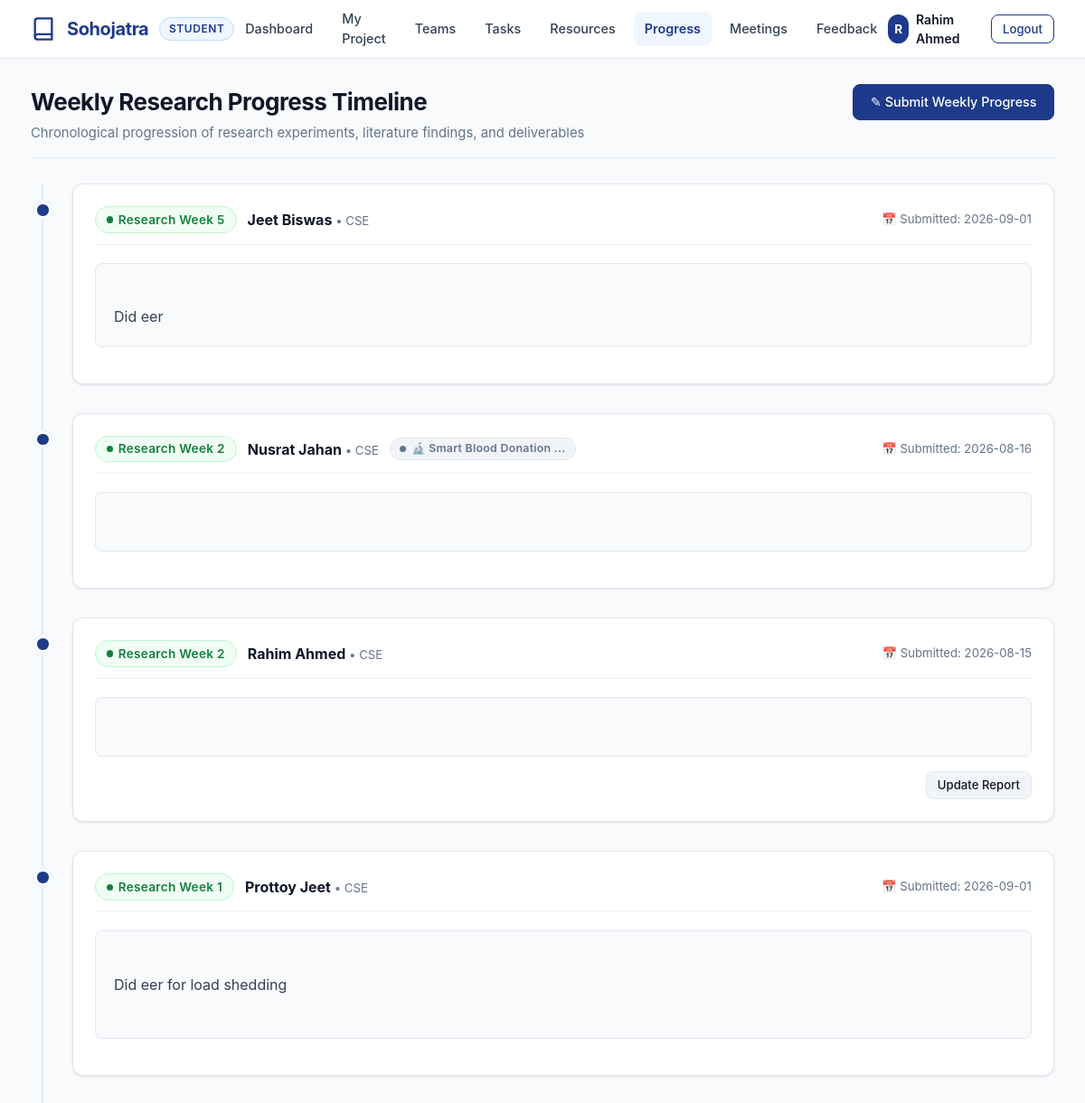
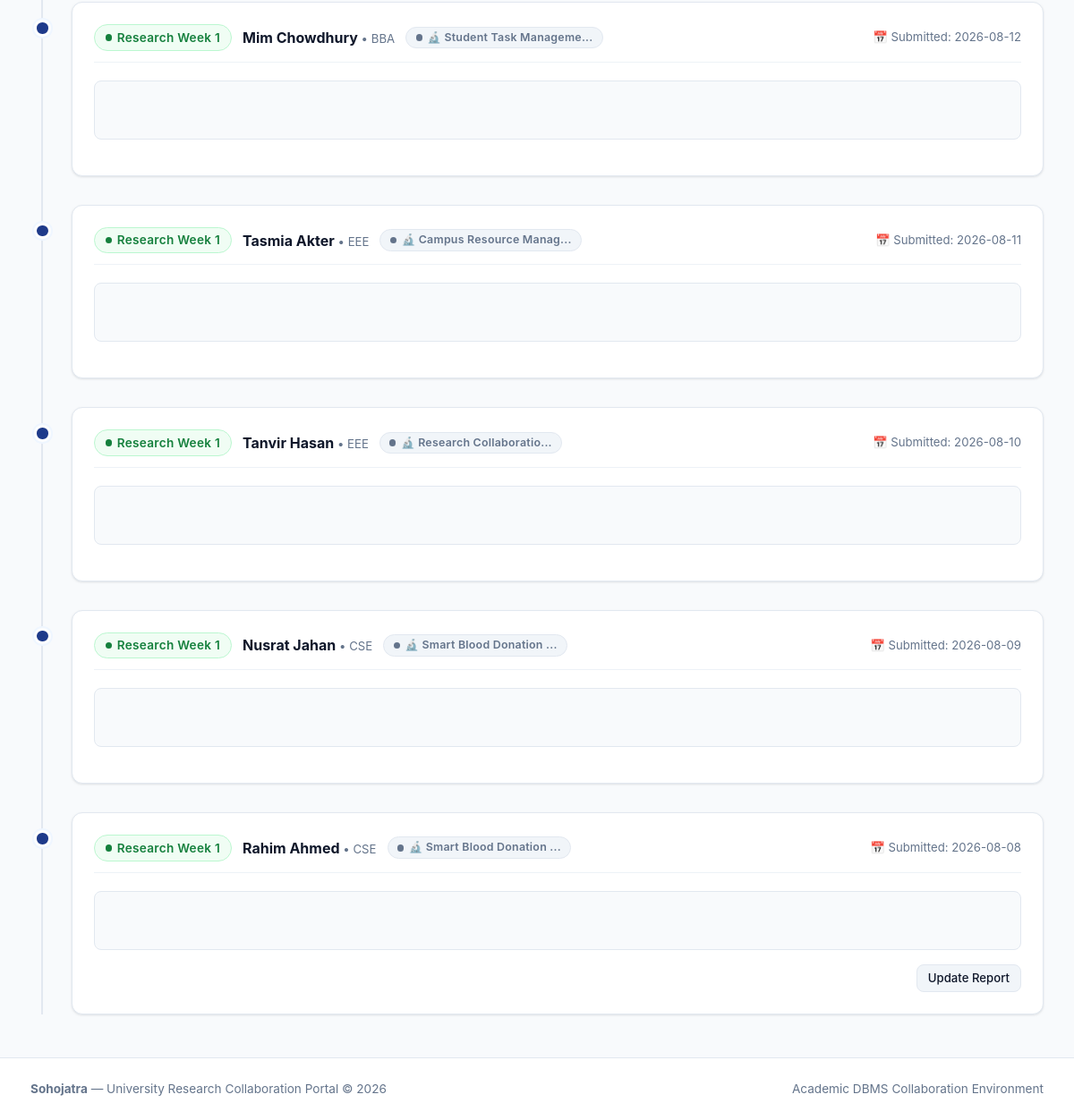
Screenshot of /view_progress.php (signed in) with the database file from the repository (2 pictures, top to bottom).
### tables this page shows
CREATE TABLE `progress` (
  `Week_No` int(11) NOT NULL,
  `User_ID` int(11) NOT NULL,
  `Submission_Date` date NOT NULL,
  `Progress_Update` text NOT NULL
);

CREATE TABLE `user` (
  `User_ID` int(11) NOT NULL,
  `First_Name` varchar(50) NOT NULL,
  `Last_Name` varchar(50) NOT NULL,
  `Department` varchar(100) NOT NULL,
  `Email` varchar(100) NOT NULL,
  `Password` varchar(255) NOT NULL
);

CREATE TABLE `project` (
  `Project_ID` int(11) NOT NULL,
  `Title` varchar(150) NOT NULL,
  `Student_ID` int(11) DEFAULT NULL,
  `Domain` varchar(50) DEFAULT NULL,
  `Admin_ID` int(11) DEFAULT NULL,
  `Description` text DEFAULT NULL,
  `Status` varchar(30) NOT NULL,
  `Creation_Date` date NOT NULL
);

### view_progress.php (the view, shortened to what this page needs)
<?php
include 'db.php';
$user_id = (int)$_SESSION['user_id'];
$sql = "SELECT p.Week_No,
               p.User_ID,
               p.Submission_Date,
               p.Progress_Update,
               u.First_Name,
               u.Last_Name,
               u.Department,
               prj.Project_ID,
               prj.Title AS Project_Title
        FROM progress p
        JOIN user u ON p.User_ID = u.User_ID
        LEFT JOIN tracks tr ON p.User_ID = tr.User_ID AND p.Week_No = tr.Week_No
        LEFT JOIN project prj ON tr.Project_ID = prj.Project_ID
        ORDER BY p.Week_No DESC, p.Submission_Date DESC";
$result = mysqli_query($conn, $sql);
include 'includes/header.php';
include 'includes/navbar.php';
?>
<main class="main-content">
    <div class="container">
        <div class="page-header" style="flex-wrap: wrap; gap: 1rem; align-items: flex-start;">
            <div>
                <h1 class="page-title">Weekly Research Progress Timeline</h1>
                <p class="page-subtitle">Chronological progression of research experiments, literature findings, and deliverables</p>
            </div>
            <div class="page-actions">
                <?php if ($role === 'Student'): ?>
                    <a href="submit_progress.php" class="btn btn-primary">&#9998; Submit Weekly Progress</a>
                <?php elseif ($role === 'Faculty'): ?>
                    <a href="give_feedback.php" class="btn btn-primary">+ Provide Evaluation & Feedback</a>
                <?php endif; ?>
            </div>
        </div>
        <?php if ($result && mysqli_num_rows($result) > 0): ?>
            <div style="position: relative; padding-left: 2rem; border-left: 2px solid var(--border-color); display: flex; flex-direction: column; gap: 2rem; margin-left: 0.75rem;">
                <?php while ($progress = mysqli_fetch_assoc($result)): ?>
                    <div style="position: relative;">
                        <div style="position: absolute; left: -2.6rem; top: 1.25rem; width: 1.15rem; height: 1.15rem; border-radius: 50%; background: var(--primary); border: 3px solid #ffffff; box-shadow: 0 0 0 2px var(--primary-light);"></div>
                        <div class="card" style="margin-bottom: 0;">
                            <div class="card-header" style="flex-wrap: wrap; gap: 0.5rem; align-items: center;">
                                <div style="display: flex; align-items: center; gap: 0.75rem; flex-wrap: wrap;">
                                    <span class="badge badge-active" style="font-size: 0.85rem; padding: 0.35rem 0.75rem;">
                                        Research Week <?php echo htmlspecialchars($progress['Week_No']); ?>
                                    </span>
                                    <div>
                                        <strong style="color: var(--text-main); font-size: 1rem;">
                                            <?php echo htmlspecialchars($progress['First_Name'] . ' ' . $progress['Last_Name']); ?>
                                        </strong>
                                        <span style="color: var(--text-muted); font-size: 0.825rem;">
                                            &bull; <?php echo htmlspecialchars($progress['Department']); ?>
                                        </span>
                                    </div>
                                    <?php if (!empty($progress['Project_Title'])): ?>
                                        <a href="view_project.php?id=<?php echo $progress['Project_ID']; ?>" class="badge badge-low" style="text-decoration: none;">
                                            &#128300; <?php echo htmlspecialchars(mb_strimwidth($progress['Project_Title'], 0, 24, "...")); ?>
                                        </a>
                                    <?php endif; ?>
                                </div>
                                <div style="color: var(--text-muted); font-size: 0.825rem;">
                                    &#128197; Submitted: <?php echo htmlspecialchars($progress['Submission_Date']); ?>
                                </div>
                            </div>
                            <div class="card-body">
                                <div style="line-height: 1.7; color: var(--text-body); background: var(--bg-main); padding: 1.15rem 1.25rem; border-radius: var(--radius-md); border: 1px solid var(--border-color); white-space: pre-line;">
                                    <?php echo nl2br(htmlspecialchars($progress['Progress_Update'])); ?>
                                </div>
                                <div style="display: flex; justify-content: flex-end; gap: 0.5rem; margin-top: 1rem;">
                                    <?php if ($role === 'Faculty'): ?>
                                        <a href="give_feedback.php" class="btn btn-sm btn-outline">
                                            Evaluate & Feedback &rarr;
                                        </a>
                                    <?php elseif ($role === 'Student' && (int)$progress['User_ID'] === $user_id): ?>
                                        <a href="submit_progress.php" class="btn btn-sm btn-secondary">
                                            Update Report
                                        </a>
                                    <?php endif; ?>
                                </div>
                            </div>
                        </div>
                    </div>
                <?php endwhile; ?>
            </div>
        <?php endif; ?>
    </div>
</main>
<?php include 'includes/footer.php'; ?>

### assets/css/style.css (style rules this page uses)
:root { --primary: #1e3a8a; --primary-hover: #172554; --primary-light: #eff6ff; --primary-border: #bfdbfe; --accent: #0284c7; --accent-hover: #0369a1; --accent-light: #f0f9ff; --bg-main: #f8fafc; --bg-card: #ffffff; --bg-card-hover: #fcfdfe; --bg-muted: #f1f5f9; --text-main: #0f172a; --text-body: #334155; --text-muted: #64748b; --text-light: #94a3b8; --text-white: #ffffff; --border-color: #e2e8f0; --border-subtle: #edf2f7; --border-focus: #3b82f6; --success: #15803d; --success-bg: #f0fdf4; --success-border: #bbf7d0; --warning: #b45309; --warning-bg: #fffbeb; --warning-border: #fde68a; --danger: #b91c1c; --danger-bg: #fef2f2; --danger-border: #fecaca; --info: #0369a1; --info-bg: #f0f9ff; --info-border: #bae6fd; --font-sans: -apple-system, BlinkMacSystemFont, "Segoe UI", Roboto, "Helvetica Neue", Arial, sans-serif; --font-mono: ui-monospace, SFMono-Regular, Menlo, Monaco, Consolas, monospace; --shadow-xs: 0 1px 2px rgba(15, 23, 42, 0.04); --shadow-sm: 0 1px 3px rgba(15, 23, 42, 0.08), 0 1px 2px rgba(15, 23, 42, 0.04); --shadow-md: 0 4px 6px -1px rgba(15, 23, 42, 0.07), 0 2px 4px -2px rgba(15, 23, 42, 0.04); --shadow-lg: 0 10px 15px -3px rgba(15, 23, 42, 0.08), 0 4px 6px -4px rgba(15, 23, 42, 0.03); --radius-sm: 4px; --radius-md: 8px; --radius-lg: 12px; --radius-full: 9999px; --transition: all 0.18s ease-in-out; }
*, *::before, *::after { box-sizing: border-box; margin: 0; padding: 0; }
html { font-size: 16px; -webkit-text-size-adjust: 100%; }
body { font-family: var(--font-sans); background-color: var(--bg-main); color: var(--text-body); line-height: 1.5; min-height: 100vh; display: flex; flex-direction: column; }
a { color: var(--accent); text-decoration: none; transition: var(--transition); }
.container { width: 100%; max-width: 1180px; margin-left: auto; margin-right: auto; padding-left: 1.5rem; padding-right: 1.5rem; }
.main-content { flex: 1 0 auto; padding-top: 1.75rem; padding-bottom: 3rem; }
.page-header { display: flex; align-items: center; justify-content: space-between; flex-wrap: wrap; gap: 1rem; margin-bottom: 1.75rem; padding-bottom: 1rem; border-bottom: 1px solid var(--border-color); }
.page-title { font-size: 1.625rem; font-weight: 700; color: var(--text-main); letter-spacing: -0.02em; margin-bottom: 0.25rem; }
.page-subtitle { font-size: 0.925rem; color: var(--text-muted); }
.page-actions { display: flex; align-items: center; gap: 0.75rem; flex-wrap: wrap; }
.card { background: var(--bg-card); border: 1px solid var(--border-color); border-radius: var(--radius-lg); box-shadow: var(--shadow-sm); padding: 1.5rem; margin-bottom: 1.5rem; transition: var(--transition); }
.card-header { display: flex; align-items: center; justify-content: space-between; margin-bottom: 1.25rem; padding-bottom: 0.75rem; border-bottom: 1px solid var(--border-subtle); }
.btn { display: inline-flex; align-items: center; justify-content: center; gap: 0.5rem; padding: 0.55rem 1.15rem; font-size: 0.9rem; font-weight: 500; border-radius: var(--radius-md); border: 1px solid transparent; cursor: pointer; text-decoration: none; transition: var(--transition); line-height: 1.4; white-space: nowrap; }
.btn-primary { background-color: var(--primary); color: var(--text-white); border-color: var(--primary); }
.btn-secondary { background-color: var(--bg-muted); color: var(--text-main); border-color: var(--border-color); }
.btn-sm { padding: 0.35rem 0.75rem; font-size: 0.825rem; }
.badge { display: inline-flex; align-items: center; gap: 0.35rem; padding: 0.25rem 0.65rem; font-size: 0.775rem; font-weight: 600; border-radius: var(--radius-full); text-transform: capitalize; letter-spacing: 0.02em; line-height: 1.2; }
.badge::before { content: ""; width: 0.45rem; height: 0.45rem; border-radius: 50%; display: inline-block; }
.badge-active, .badge-accepted, .badge-approved { background-color: var(--success-bg); color: var(--success); border: 1px solid var(--success-border); }
.badge-active::before, .badge-accepted::before, .badge-approved::before { background-color: var(--success); }
.badge-low { background-color: var(--bg-muted); color: var(--text-muted); border: 1px solid var(--border-color); }
.badge-low::before { background-color: var(--text-muted); }

### rows the page displays
progress: Week_No "5", User_ID.Last_Name "Jeet Biswas", User_ID.Department "CSE", Submission_Date "2026-09-01", Progress_Update "Did eer"
progress: Week_No "2", User_ID.Last_Name "Nusrat Jahan", User_ID.Department "CSE", project.Title "Smart Blood Donation ...", Submission_Date "2026-08-16"
progress: Week_No "2", User_ID.Last_Name "Rahim Ahmed", User_ID.Department "CSE", Submission_Date "2026-08-15", shows "Update Report"
progress: Week_No "1", User_ID.Last_Name "Prottoy Jeet", User_ID.Department "CSE", Submission_Date "2026-09-01", Progress_Update "Did eer for load shedding"
progress: Week_No "1", User_ID.Last_Name "Mim Chowdhury", User_ID.Department "BBA", project.Title "Student Task Manageme...", Submission_Date "2026-08-12"
progress: Week_No "1", User_ID.Last_Name "Tasmia Akter", User_ID.Department "EEE", project.Title "Campus Resource Manag...", Submission_Date "2026-08-11"
progress: Week_No "1", User_ID.Last_Name "Tanvir Hasan", User_ID.Department "EEE", project.Title "Research Collaboratio...", Submission_Date "2026-08-10"
progress: Week_No "1", User_ID.Last_Name "Nusrat Jahan", User_ID.Department "CSE", project.Title "Smart Blood Donation ...", Submission_Date "2026-08-09"
progress: Week_No "1", User_ID.Last_Name "Rahim Ahmed", User_ID.Department "CSE", project.Title "Smart Blood Donation ...", Submission_Date "2026-08-08", shows "Update Report"

### other values shown
$role "STUDENT"
$user_initial "R"
$user_name "Rahim Ahmed"
